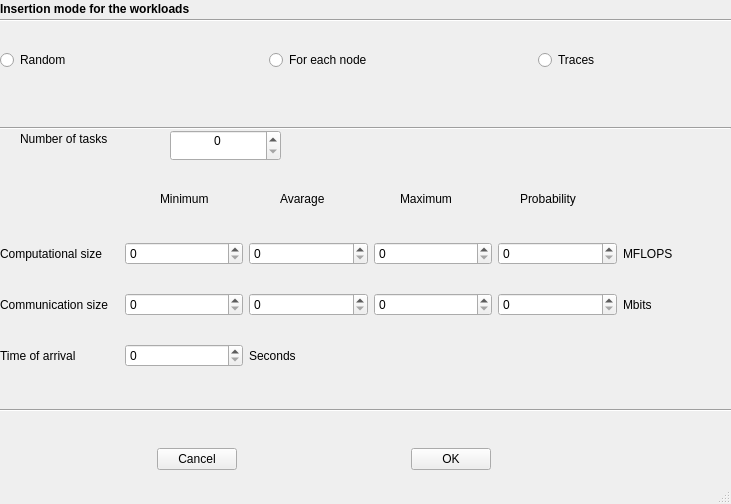
<?xml version="1.0" encoding="UTF-8"?>
<ui version="4.0">
 <class>MainWindow</class>
 <widget class="QMainWindow" name="MainWindow">
  <property name="geometry">
   <rect>
    <x>0</x>
    <y>0</y>
    <width>731</width>
    <height>504</height>
   </rect>
  </property>
  <property name="minimumSize">
   <size>
    <width>731</width>
    <height>504</height>
   </size>
  </property>
  <property name="maximumSize">
   <size>
    <width>734</width>
    <height>504</height>
   </size>
  </property>
  <property name="windowTitle">
   <string>MainWindow</string>
  </property>
  <widget class="QWidget" name="centralwidget">
   <widget class="QLabel" name="label">
    <property name="geometry">
     <rect>
      <x>110</x>
      <y>-120</y>
      <width>279</width>
      <height>179</height>
     </rect>
    </property>
    <property name="text">
     <string>text</string>
    </property>
   </widget>
   <widget class="QLabel" name="label_2">
    <property name="geometry">
     <rect>
      <x>0</x>
      <y>0</y>
      <width>261</width>
      <height>18</height>
     </rect>
    </property>
    <property name="font">
     <font>
      <bold>true</bold>
     </font>
    </property>
    <property name="text">
     <string>Insertion mode for the workloads</string>
    </property>
   </widget>
   <widget class="Line" name="line">
    <property name="geometry">
     <rect>
      <x>0</x>
      <y>10</y>
      <width>821</width>
      <height>20</height>
     </rect>
    </property>
    <property name="orientation">
     <enum>Qt::Horizontal</enum>
    </property>
   </widget>
   <widget class="QWidget" name="horizontalLayoutWidget">
    <property name="geometry">
     <rect>
      <x>0</x>
      <y>20</y>
      <width>801</width>
      <height>80</height>
     </rect>
    </property>
    <layout class="QHBoxLayout" name="horizontalLayout">
     <item>
      <widget class="QRadioButton" name="radioButton_2">
       <property name="text">
        <string>Random</string>
       </property>
      </widget>
     </item>
     <item>
      <widget class="QRadioButton" name="radioButton_3">
       <property name="text">
        <string>For each node</string>
       </property>
      </widget>
     </item>
     <item>
      <widget class="QRadioButton" name="radioButton">
       <property name="text">
        <string>Traces</string>
       </property>
      </widget>
     </item>
    </layout>
   </widget>
   <widget class="QLabel" name="label_3">
    <property name="geometry">
     <rect>
      <x>20</x>
      <y>130</y>
      <width>131</width>
      <height>18</height>
     </rect>
    </property>
    <property name="text">
     <string>Number of tasks</string>
    </property>
   </widget>
   <widget class="Line" name="line_2">
    <property name="geometry">
     <rect>
      <x>0</x>
      <y>120</y>
      <width>731</width>
      <height>16</height>
     </rect>
    </property>
    <property name="orientation">
     <enum>Qt::Horizontal</enum>
    </property>
   </widget>
   <widget class="QSpinBox" name="spinBox">
    <property name="geometry">
     <rect>
      <x>170</x>
      <y>130</y>
      <width>111</width>
      <height>31</height>
     </rect>
    </property>
    <property name="alignment">
     <set>Qt::AlignHCenter|Qt::AlignTop</set>
    </property>
    <property name="buttonSymbols">
     <enum>QAbstractSpinBox::UpDownArrows</enum>
    </property>
    <property name="maximum">
     <number>1200</number>
    </property>
   </widget>
   <widget class="QLabel" name="label_4">
    <property name="geometry">
     <rect>
      <x>10</x>
      <y>200</y>
      <width>66</width>
      <height>18</height>
     </rect>
    </property>
    <property name="text">
     <string/>
    </property>
   </widget>
   <widget class="QWidget" name="gridLayoutWidget">
    <property name="geometry">
     <rect>
      <x>0</x>
      <y>220</y>
      <width>741</width>
      <height>171</height>
     </rect>
    </property>
    <layout class="QGridLayout" name="gridLayout">
     <item row="0" column="0">
      <widget class="QLabel" name="label_5">
       <property name="text">
        <string>Computational size</string>
       </property>
      </widget>
     </item>
     <item row="2" column="0">
      <widget class="QLabel" name="label_13">
       <property name="text">
        <string>Time of arrival</string>
       </property>
      </widget>
     </item>
     <item row="2" column="2">
      <widget class="QLabel" name="label_6">
       <property name="text">
        <string>Seconds</string>
       </property>
      </widget>
     </item>
     <item row="0" column="2">
      <widget class="QSpinBox" name="spinBox_3"/>
     </item>
     <item row="1" column="4">
      <widget class="QSpinBox" name="spinBox_9"/>
     </item>
     <item row="0" column="4">
      <widget class="QSpinBox" name="spinBox_5"/>
     </item>
     <item row="1" column="3">
      <widget class="QSpinBox" name="spinBox_8"/>
     </item>
     <item row="1" column="1">
      <widget class="QSpinBox" name="spinBox_6"/>
     </item>
     <item row="0" column="3">
      <widget class="QSpinBox" name="spinBox_4"/>
     </item>
     <item row="2" column="1">
      <widget class="QSpinBox" name="spinBox_10"/>
     </item>
     <item row="0" column="1">
      <widget class="QSpinBox" name="spinBox_2"/>
     </item>
     <item row="1" column="2">
      <widget class="QSpinBox" name="spinBox_7"/>
     </item>
     <item row="1" column="0">
      <widget class="QLabel" name="label_12">
       <property name="text">
        <string>Communication size</string>
       </property>
      </widget>
     </item>
     <item row="0" column="5">
      <widget class="QLabel" name="label_7">
       <property name="text">
        <string>MFLOPS</string>
       </property>
      </widget>
     </item>
     <item row="1" column="5">
      <widget class="QLabel" name="label_14">
       <property name="text">
        <string>Mbits</string>
       </property>
      </widget>
     </item>
    </layout>
   </widget>
   <widget class="QLabel" name="label_8">
    <property name="geometry">
     <rect>
      <x>160</x>
      <y>190</y>
      <width>66</width>
      <height>18</height>
     </rect>
    </property>
    <property name="text">
     <string>Minimum</string>
    </property>
   </widget>
   <widget class="QLabel" name="label_9">
    <property name="geometry">
     <rect>
      <x>280</x>
      <y>190</y>
      <width>66</width>
      <height>18</height>
     </rect>
    </property>
    <property name="text">
     <string>Avarage</string>
    </property>
   </widget>
   <widget class="QLabel" name="label_10">
    <property name="geometry">
     <rect>
      <x>400</x>
      <y>190</y>
      <width>66</width>
      <height>18</height>
     </rect>
    </property>
    <property name="text">
     <string>Maximum</string>
    </property>
   </widget>
   <widget class="QLabel" name="label_11">
    <property name="geometry">
     <rect>
      <x>520</x>
      <y>190</y>
      <width>81</width>
      <height>18</height>
     </rect>
    </property>
    <property name="text">
     <string>Probability</string>
    </property>
   </widget>
   <widget class="Line" name="line_3">
    <property name="geometry">
     <rect>
      <x>0</x>
      <y>400</y>
      <width>761</width>
      <height>20</height>
     </rect>
    </property>
    <property name="orientation">
     <enum>Qt::Horizontal</enum>
    </property>
   </widget>
   <widget class="QWidget" name="horizontalLayoutWidget_2">
    <property name="geometry">
     <rect>
      <x>-11</x>
      <y>409</y>
      <width>671</width>
      <height>101</height>
     </rect>
    </property>
    <layout class="QHBoxLayout" name="horizontalLayout_2">
     <item>
      <widget class="QPushButton" name="pushButton_2">
       <property name="sizePolicy">
        <sizepolicy hsizetype="Fixed" vsizetype="Fixed">
         <horstretch>0</horstretch>
         <verstretch>0</verstretch>
        </sizepolicy>
       </property>
       <property name="cursor">
        <cursorShape>ArrowCursor</cursorShape>
       </property>
       <property name="text">
        <string>Cancel</string>
       </property>
      </widget>
     </item>
     <item>
      <widget class="QPushButton" name="pushButton">
       <property name="sizePolicy">
        <sizepolicy hsizetype="Fixed" vsizetype="Fixed">
         <horstretch>0</horstretch>
         <verstretch>0</verstretch>
        </sizepolicy>
       </property>
       <property name="text">
        <string>OK</string>
       </property>
      </widget>
     </item>
    </layout>
   </widget>
  </widget>
  <widget class="QStatusBar" name="statusbar"/>
 </widget>
 <resources/>
 <connections/>
</ui>
